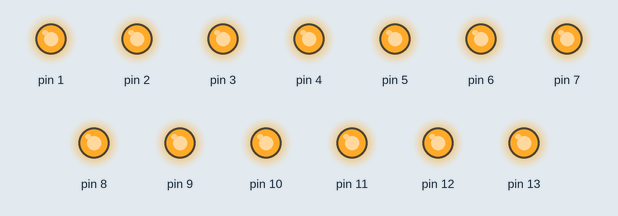
A sketch run on a simulated Arduino Uno, built with avr-gcc and run on an emulated ATmega328P. Shown: output pins drawn as LEDs (lit = HIGH).

Above: at 0.5 s.
At 1.15 s:
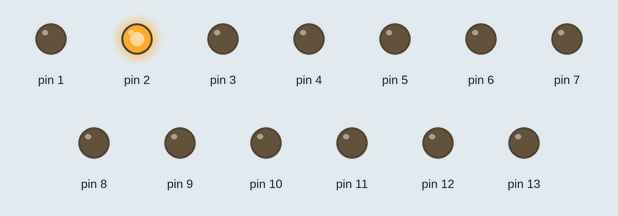
At 1.85 s:
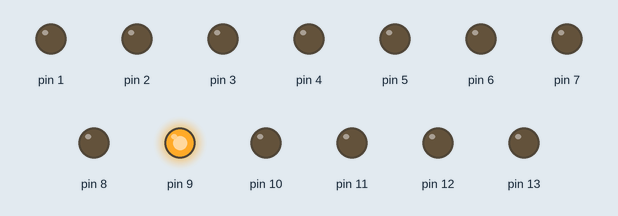
At 3.15 s:
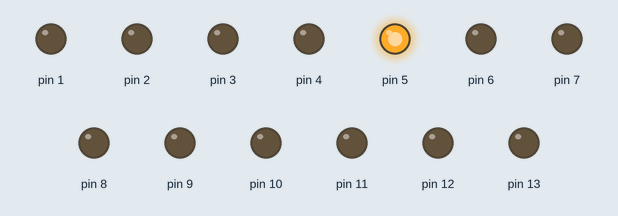
At 4.65 s:
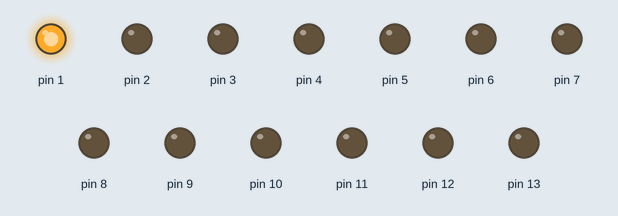
At 5.9 s:
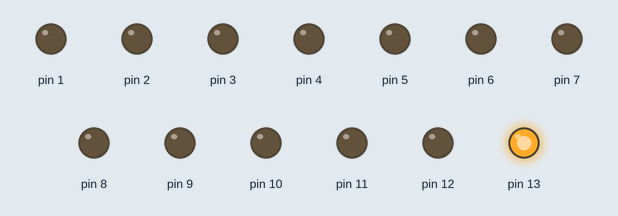
Timing chart, 0 to 8.3 s (numbered marks = the images above):
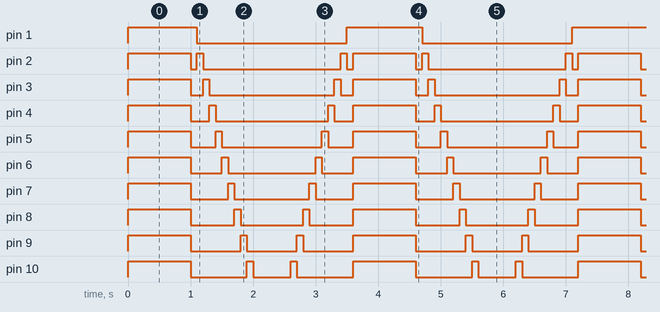

The sketch:

Dancing_Led2.ino
```cpp
// Dancing Led.....
void setup()
{
  for(int i=1;i<14;i++)
  {
    pinMode(i,OUTPUT);
  }
}

void loop()
{
  for(int i=1;i<14;i++)
  {
    digitalWrite(i,HIGH);
  }
  delay(1000);
  for(int i =1;i<14;i++)
  {
    ll(i);
    delay(100);
  }
  for(int i=13;i>=1;i--)
  {
    ll(i);
    delay(100);
  }
}


void ll(int pin){
  for(int i=1;i<14;i++)
  {
  digitalWrite(i,LOW);
  }
  digitalWrite(pin,HIGH);

  }
```

Measured:
- by itself, pin 1: alternates HIGH for 1.2 s and LOW for 2.4 s
- by itself, pin 2: repeats every 3.6 s: LOW 0.10 s, HIGH 0.10 s, LOW 2.2 s, HIGH 0.10 s, LOW 0.10 s, HIGH 1.0 s
- by itself, pin 3: repeats every 3.6 s: LOW 0.20 s, HIGH 0.10 s, LOW 2.0 s, HIGH 0.10 s, LOW 0.20 s, HIGH 1.0 s
- by itself, pin 4: repeats every 3.6 s: LOW 0.30 s, HIGH 0.10 s, LOW 1.8 s, HIGH 0.10 s, LOW 0.30 s, HIGH 1.0 s
- by itself, pin 5: repeats every 3.6 s: LOW 0.40 s, HIGH 0.10 s, LOW 1.6 s, HIGH 0.10 s, LOW 0.40 s, HIGH 1.0 s
- by itself, pin 6: repeats every 3.6 s: LOW 0.50 s, HIGH 0.10 s, LOW 1.4 s, HIGH 0.10 s, LOW 0.50 s, HIGH 1.0 s
- by itself, pin 7: repeats every 3.6 s: LOW 0.60 s, HIGH 0.10 s, LOW 1.2 s, HIGH 0.10 s, LOW 0.60 s, HIGH 1.0 s
- by itself, pin 8: repeats every 3.6 s: LOW 0.70 s, HIGH 0.10 s, LOW 1.0 s, HIGH 0.10 s, LOW 0.70 s, HIGH 1.0 s
